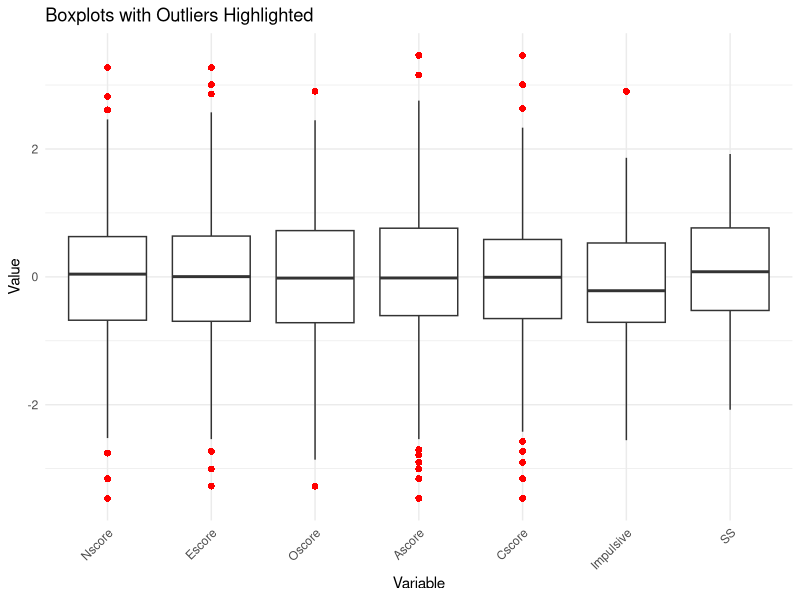
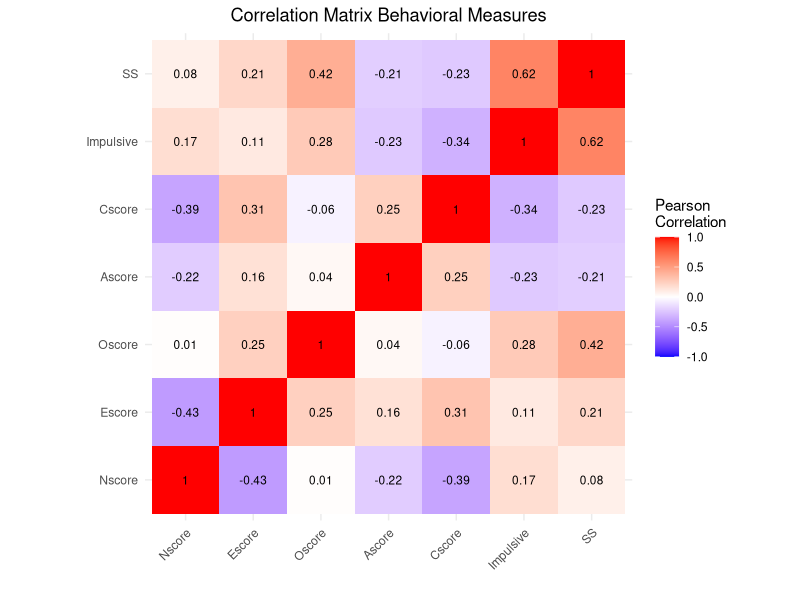
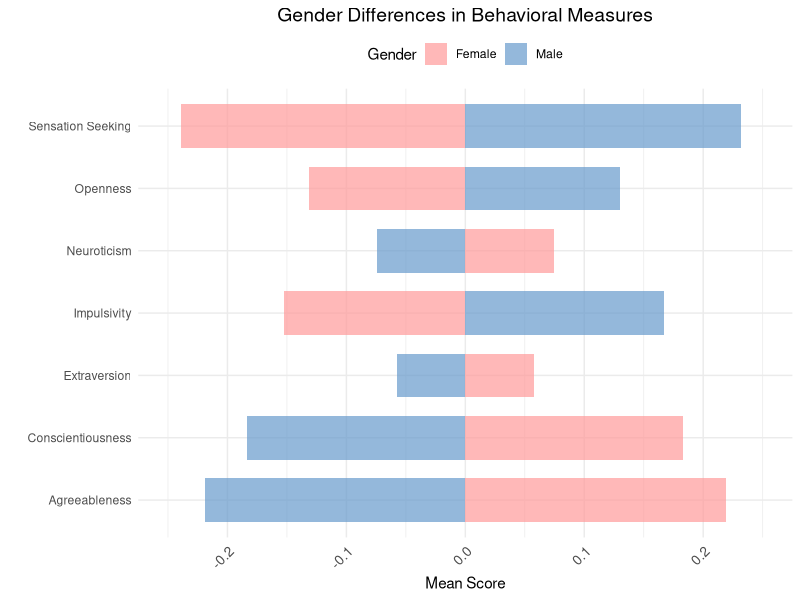
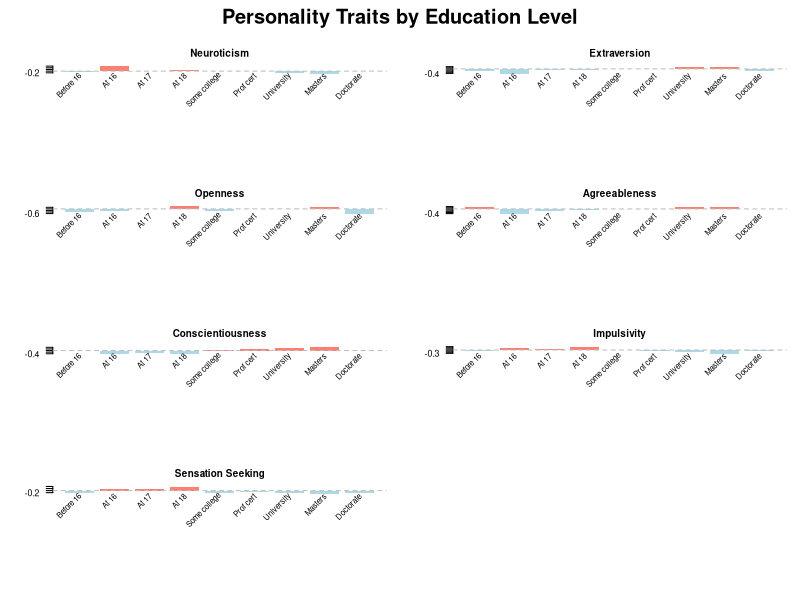

These charts were generated, in order, by the following R code:
## ---- chunk 1
knitr::opts_chunk$set(echo = TRUE)
## ---- chunk 2
# Load required libraries
library(dplyr)
library(ggplot2)
library(reshape2)
library(kableExtra)
library(knitr)
library(gridExtra)
library(tidyr)
## ---- chunk 3
# Read the CSV file
drug_data <- read.csv("Data/drug_consumption.csv")
## ---- chunk 4
###############################################################################
# Define mappings and column information
###############################################################################

# Column names for the dataset
column_names <- c(
  "Index", "ID", "Age", "Gender", "Education", "Country", "Ethnicity", 
  "Nscore", "Escore", "Oscore", "Ascore", "Cscore", "Impulsive", "SS", 
  "Alcohol", "Amphet", "Amyl", "Benzos", "Caff", "Cannabis", "Choc", "Coke", 
  "Crack", "Ecstasy", "Heroin", "Ketamine", "Legalh", "LSD", "Meth", 
  "Mushrooms", "Nicotine", "Semer", "VSA"
)

# Drug column names
drug_columns <- c(
  "Alcohol", "Amphet", "Amyl", "Benzos", "Caff", "Cannabis", 
  "Choc", "Coke", "Crack", "Ecstasy", "Heroin", "Ketamine", 
  "Legalh", "LSD", "Meth", "Mushrooms", "Nicotine", "Semer", "VSA"
)

# Mapping of drug consumption classes to their meanings
consumption_mapping <- c(
  "CL0" = "Never Used",
  "CL1" = "Used over a Decade Ago",
  "CL2" = "Used in Last Decade", 
  "CL3" = "Used in Last Year",
  "CL4" = "Used in Last Month",
  "CL5" = "Used in Last Week",
  "CL6" = "Used in Last Day"
)

# Map Age values to their meaning
age_mapping <- c(
  "-0.95197" = "18-24",
  "-0.07854" = "25-34",
  "0.49788" = "35-44",
  "1.09449" = "45-54",
  "1.82213" = "55-64",
  "2.59171" = "65+"
)

# Map Gender values to their meaning
gender_mapping <- c(
  "0.48246" = "Female",
  "-0.48246" = "Male"
)

# Map Education values to their meaning
education_mapping <- c(
  "-2.43591" = "Left school before 16 years",
  "-1.73790" = "Left school at 16 years",
  "-1.43719" = "Left school at 17 years",
  "-1.22751" = "Left school at 18 years",
  "-0.61113" = "Some college or university, no certificate or degree",
  "-0.05921" = "Professional certificate/diploma",
  "0.45468" = "University degree",
  "1.16365" = "Masters degree",
  "1.98437" = "Doctorate degree"
)

# Map Country values to their meaning
country_mapping <- c(
  "-0.09765" = "Australia",
  "0.24923" = "Canada",
  "-0.46841" = "New Zealand",
  "-0.28519" = "Other",
  "0.21128" = "Republic of Ireland",
  "0.96082" = "UK",
  "-0.57009" = "USA"
)

# Map Ethnicity values to their meaning
ethnicity_mapping <- c(
  "-0.50212" = "Asian",
  "-1.10702" = "Black",
  "1.90725" = "Mixed-Black/Asian",
  "0.12600" = "Mixed-White/Asian",
  "-0.22166" = "Mixed-White/Black",
  "0.11440" = "Other",
  "-0.31685" = "White"
)
## ---- chunk 5
###############################################################################
# Data Processing
###############################################################################

# Rename the columns 
colnames(drug_data) <- column_names

# Convert demographic columns to descriptive values
drug_data$Age <- age_mapping[as.character(drug_data$Age)]
drug_data$Gender <- gender_mapping[as.character(drug_data$Gender)]
drug_data$Education <- education_mapping[as.character(drug_data$Education)]
drug_data$Country <- country_mapping[as.character(drug_data$Country)]
drug_data$Ethnicity <- ethnicity_mapping[as.character(drug_data$Ethnicity)]

# Convert all drug consumption columns to descriptive values
for (col in drug_columns) {
  drug_data[[col]] <- consumption_mapping[as.character(drug_data[[col]])]
}
## ---- chunk 6
###############################################################################
# Data Cleaning - Missing values
###############################################################################

# Remove unnecessary column
drug_data <- drug_data[, -which(names(drug_data) == "ID")]

# Check for NA values in each column
na_by_column <- sapply(drug_data, function(x) sum(is.na(x)))
cat("NA values by column:")

# Print only columns with NA values
print(na_by_column[na_by_column > 0])  
## ---- chunk 7
# Replace NA values with "Not Provided"
drug_data$Education[is.na(drug_data$Education)] <- "Not Provided"
drug_data$Ethnicity[is.na(drug_data$Ethnicity)] <- "Not Provided"

# Save the updated dataframe back to CSV
write.csv(drug_data, "Data/cleaned.csv")
## ---- chunk 8
###############################################################################
# Data Cleaning - Looking for outliers
###############################################################################
# Define numeric columns for outlier analysis
numeric_cols <- c("Nscore", "Escore", "Oscore", "Ascore", "Cscore", "Impulsive", "SS")

# Function to identify outliers using IQR method
identify_outliers_iqr <- function(x) {
  q1 <- quantile(x, 0.25, na.rm = TRUE)
  q3 <- quantile(x, 0.75, na.rm = TRUE)
  iqr <- q3 - q1
  lower_bound <- q1 - 1.5 * iqr
  upper_bound <- q3 + 1.5 * iqr
  
  return(data.frame(
    min = min(x, na.rm = TRUE),
    q1 = q1,
    median = median(x, na.rm = TRUE),
    mean = mean(x, na.rm = TRUE),
    q3 = q3,
    max = max(x, na.rm = TRUE),
    iqr = iqr,
    lower_bound = lower_bound,
    upper_bound = upper_bound,
    n_outliers_below = sum(x < lower_bound, na.rm = TRUE),
    n_outliers_above = sum(x > upper_bound, na.rm = TRUE),
    total_outliers = sum(x < lower_bound | x > upper_bound, na.rm = TRUE),
    outlier_percentage = round(100 * sum(x < lower_bound | x > upper_bound, na.rm = TRUE) / length(x[!is.na(x)]), 2)
  ))
}

# Apply outlier detection to all numeric columns
outlier_summary <- data.frame()
for (col in numeric_cols) {
  result <- identify_outliers_iqr(drug_data[[col]])
  result$variable <- col
  outlier_summary <- rbind(outlier_summary, result)
}

# Create a function to visualize outliers with boxplots
plot_outliers <- function(drug_data, columns) {
  # Explicitly use reshape2::melt to avoid namespace issues
  melted_data <- reshape2::melt(drug_data[, columns], id.vars = NULL)
  
  # Create boxplot
  ggplot(melted_data, aes(x = variable, y = value)) +
    geom_boxplot(outlier.colour = "red", outlier.shape = 16, outlier.size = 2) +
    theme_minimal() +
    labs(title = "Boxplots with Outliers Highlighted",
         x = "Variable",
         y = "Value") +
    theme(axis.text.x = element_text(angle = 45, hjust = 1))
}

# Visualize outliers
plot_outliers(drug_data, numeric_cols)
## ---- chunk 9
###############################################################################
# Heatmap
###############################################################################

# Calculate the correlation matrix
cor_matrix <- cor(drug_data[numeric_cols], use = "pairwise.complete.obs")

# Convert the correlation matrix to a data frame for ggplot
cor_df <- melt(cor_matrix)
names(cor_df) <- c("Var1", "Var2", "Correlation")

# Create a ggplot2 correlation heatmap
ggplot(data = cor_df, aes(x = Var1, y = Var2, fill = Correlation)) +
  geom_tile() +
  scale_fill_gradient2(low = "blue", high = "red", mid = "white", 
                       midpoint = 0, limit = c(-1,1), space = "Lab", 
                       name="Pearson\nCorrelation") +
  geom_text(aes(label = round(Correlation, 2)), color = "black", size = 3) +
  theme_minimal() +
  theme(
    axis.text.x = element_text(angle = 45, vjust = 1, hjust = 1),
    plot.title = element_text(hjust = 0.5)
  ) +
  coord_fixed() +
  labs(
    title = "Correlation Matrix Behavioral Measures",
    x = "",
    y = ""
  )
## ---- chunk 10
###############################################################################
# Gender comparison
###############################################################################

# Calculating the means of the behavioral scores
gender_results <- data.frame(
  Trait = character(),
  Female_Mean = numeric(),
  Male_Mean = numeric(),
  stringsAsFactors = FALSE
)

for (col in numeric_cols) {
  # Calculate means only
  female_mean <- mean(drug_data[drug_data$Gender == "Female", col], na.rm = TRUE)
  male_mean <- mean(drug_data[drug_data$Gender == "Male", col], na.rm = TRUE)
  
  # Add to results dataframe with only needed values
  gender_results <- rbind(gender_results, data.frame(
    Trait = col,
    Female_Mean = female_mean,
    Male_Mean = male_mean,
    stringsAsFactors = FALSE
  ))
}

# Create readable trait names
gender_results$Trait_Name <- case_when(
  gender_results$Trait == "Nscore" ~ "Neuroticism",
  gender_results$Trait == "Escore" ~ "Extraversion",
  gender_results$Trait == "Oscore" ~ "Openness",
  gender_results$Trait == "Ascore" ~ "Agreeableness",
  gender_results$Trait == "Cscore" ~ "Conscientiousness",
  gender_results$Trait == "Impulsive" ~ "Impulsivity",
  gender_results$Trait == "SS" ~ "Sensation Seeking",
  TRUE ~ gender_results$Trait
)

# Create the plot directly from the results
ggplot(gender_results, aes(x = Trait_Name)) +
  geom_bar(aes(y = Female_Mean, fill = "Female"), stat = "identity", position = "dodge", width = 0.7, alpha = 0.7) +
  geom_bar(aes(y = Male_Mean, fill = "Male"), stat = "identity", position = position_dodge(width = 0.7), width = 0.7, alpha = 0.7) +
  scale_fill_manual(values = c("Female" = "#FF9999", "Male" = "#6699CC"),
                    name = "Gender") +
  labs(title = "Gender Differences in Behavioral Measures",
       x = "",
       y = "Mean Score") +
  theme_minimal() +
  theme(axis.text.x = element_text(angle = 45, hjust = 1, size = 10),
        plot.title = element_text(hjust = 0.5, size = 14),
        legend.position = "top") +
  # Fixed axis limits from -0.25 to 0.25
  scale_y_continuous(limits = c(-0.25, 0.25)) +
  coord_flip()
## ---- chunk 11
###############################################################################
# Education comparison
###############################################################################
# Order education levels
education_order <- c(
  "Left school before 16 years",
  "Left school at 16 years",
  "Left school at 17 years",
  "Left school at 18 years",
  "Some college or university, no certificate or degree",
  "Professional certificate/diploma",
  "University degree",
  "Masters degree",
  "Doctorate degree",
  "Not Provided"
)

# Calculate means by education level
education_means <- drug_data %>%
  group_by(Education) %>%
  summarize(
    n = n(),
    across(all_of(numeric_cols), ~mean(.x, na.rm = TRUE))
  ) %>%
  arrange(match(Education, education_order))

# Create a clean table view of the data
education_display <- education_means %>%
  select(-n) %>%
  rename(
    "Neuroticism" = Nscore,
    "Extraversion" = Escore,
    "Openness" = Oscore,
    "Agreeableness" = Ascore,
    "Conscientiousness" = Cscore,
    "Impulsivity" = Impulsive,
    "Sensation Seeking" = SS
  )

# Create a data frame for plotting
education_plot_data <- education_means %>%
  select(-n)

# Simplified visualization approach with more space for the title
# Set up the plotting parameters
par(mfrow = c(4, 2), mar = c(8, 4, 2, 1), oma = c(0, 0, 3, 0))

# Define the trait columns and their display names
trait_cols <- c("Nscore", "Escore", "Oscore", "Ascore", "Cscore", "Impulsive", "SS")
trait_names <- c("Neuroticism", "Extraversion", "Openness", "Agreeableness", 
                "Conscientiousness", "Impulsivity", "Sensation Seeking")

# Plot each trait separately
for (i in 1:length(trait_cols)) {
  col <- trait_cols[i]
  trait_name <- trait_names[i]
  
  # Create a simple barplot
  bp <- barplot(education_plot_data[[col]], 
          names.arg = rep("", nrow(education_plot_data)),
          col = ifelse(education_plot_data[[col]] > 0, "salmon", "lightblue"),
          main = trait_name,
          border = NA,
          las = 2,
          ylim = c(min(education_plot_data[[col]]) - 0.05, 
                  max(education_plot_data[[col]]) + 0.05),
          cex.main = 0.9,
          cex.axis = 0.8)
  
  # Add a reference line at y=0
  abline(h = 0, lty = 2, col = "gray")
  
  # Add abbreviated education labels
  edu_labels <- c("Before 16", "At 16", "At 17", "At 18", "Some college", 
                 "Prof cert", "University", "Masters", "Doctorate", "Not Provided")
  edu_labels <- edu_labels[1:length(bp)]  # Ensure we have the right number of labels
  
  # Add text labels at the bottom
  text(bp, par("usr")[3] - 0.02, srt = 45, adj = 1, labels = edu_labels, 
       xpd = TRUE, cex = 0.7)
}

# Add a title for the entire set of plots with more space
mtext("Personality Traits by Education Level", side = 3, line = 1, 
      outer = TRUE, cex = 1.2, font = 2)
## ---- chunk 12
###############################################################################
# Seremon
###############################################################################

# Count Semeron users vs non-users
semeron_counts <- drug_data %>%
  group_by(Semer) %>%
  summarise(Count = n()) %>%
  arrange(desc(Count))
## ---- chunk 13
# Load pacakges again
library(dplyr)
library(kableExtra)

# Create a nicely formatted table for the detailed counts
semeron_table <- semeron_counts %>%
  mutate(Percentage = paste0(round(Count / sum(Count) * 100, 2), "%")) %>%
  rename(`Usage Category` = Semer) %>%
  kable(caption = "Semeron Usage Categories", 
        booktabs = TRUE, 
        col.names = c("Usage Category", "Count", "Percentage"))

# For PDF output, apply specific styling
if(knitr::is_latex_output()) {
  semeron_table <- semeron_table %>%
    kable_styling(latex_options = c("striped", "hold_position"), 
                  full_width = FALSE,
                  position = "center") %>%
    row_spec(0, bold = TRUE) %>%
    column_spec(1, width = "5cm") %>%
    column_spec(2, width = "2cm") %>%
    column_spec(3, width = "2.5cm")
}

# Display the table
semeron_table
## ---- chunk 14
################################################################################
# Prep the data for modeling
################################################################################

# Make a copy of the dataset
model_data <- drug_data

# Remove the fake drug Semeron and index column
model_data <- model_data %>% 
  select(-c(Semer, Index))

# Map drug levels
consumption_levels <- c(
  "Never Used" = 0,
  "Used over a Decade Ago" = 1,
  "Used in Last Decade" = 2,
  "Used in Last Year" = 3,
  "Used in Last Month" = 4,
  "Used in Last Week" = 5,
  "Used in Last Day" = 6
)

# Iterate through each specified drug column
for (col_name in drug_columns) {
  if (col_name %in% names(model_data)) {
    column_values_as_char <- as.character(model_data[[col_name]])
    model_data[[col_name]] <- unname(consumption_levels[column_values_as_char])
  } 
}

# Convert gender to binary encoding
model_data$Gender <- ifelse(model_data$Gender == "Male", 1, 0)

# Change Age levels to ordinal
age_levels <- c("18-24", "25-34", "35-44", "45-54", "55-64", "65+")
model_data$Age <- as.integer(factor(model_data$Age, levels = age_levels))

# Change Education levels to ordinal
education_levels <- c(
  "Not Provided",
  "Left school before 16 years",
  "Left school at 16 years",
  "Left school at 17 years",
  "Left school at 18 years",
  "Some college or university, no certificate or degree",
  "Professional certificate/diploma",
  "University degree",
  "Masters degree",
  "Doctorate degree"
)
model_data$Education <- as.integer(factor(model_data$Education, levels = education_levels))

# Country - One-hot Encoding
country <- model.matrix(~ Country - 1, data = model_data)
model_data <- cbind(model_data, country)

# Ethnicity - One-hot Encoding
ethnicity <- model.matrix(~ Ethnicity - 1, data = model_data)
model_data <- cbind(model_data, ethnicity)

# Remove the original columns
model_data <- model_data %>% select(-c(Country, Ethnicity))

# Save the updated dataframe to csv
write.csv(model_data, "Data/model_data.csv")
